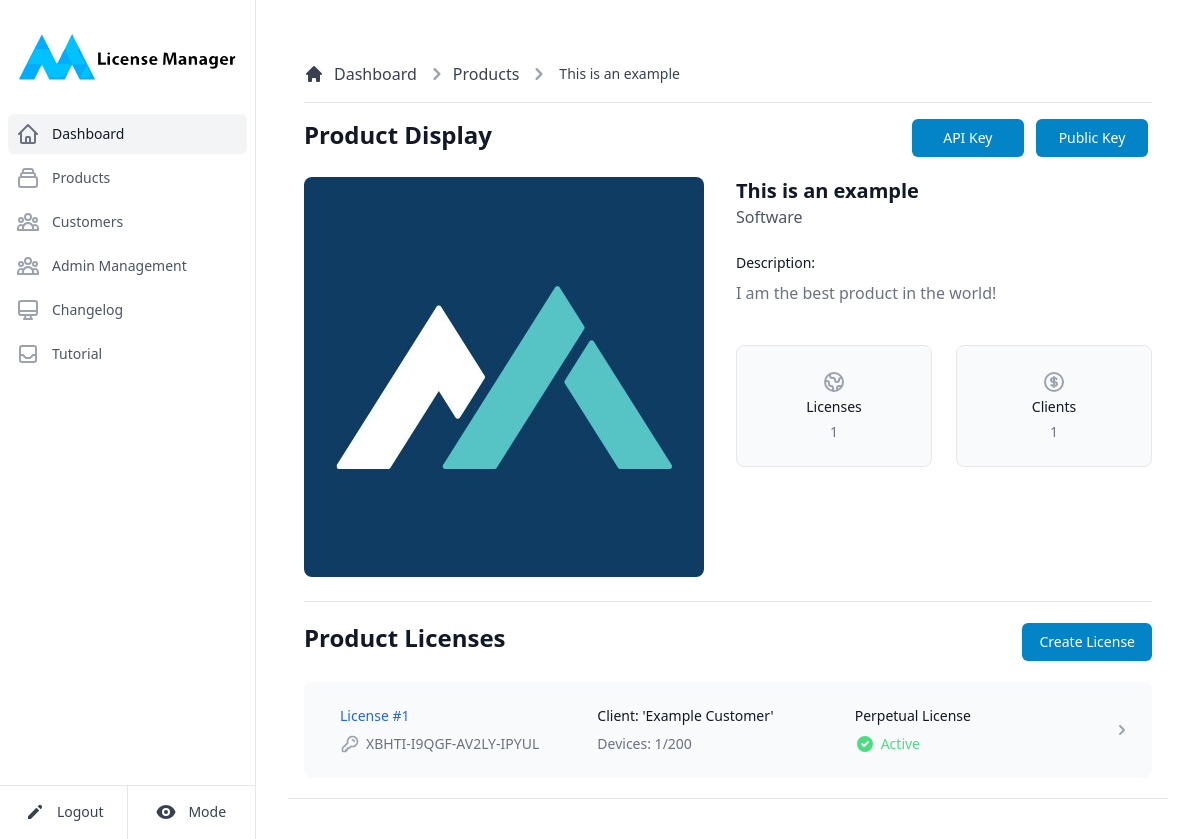
The page /products/id/1 (signed in) on the database as committed earlier.
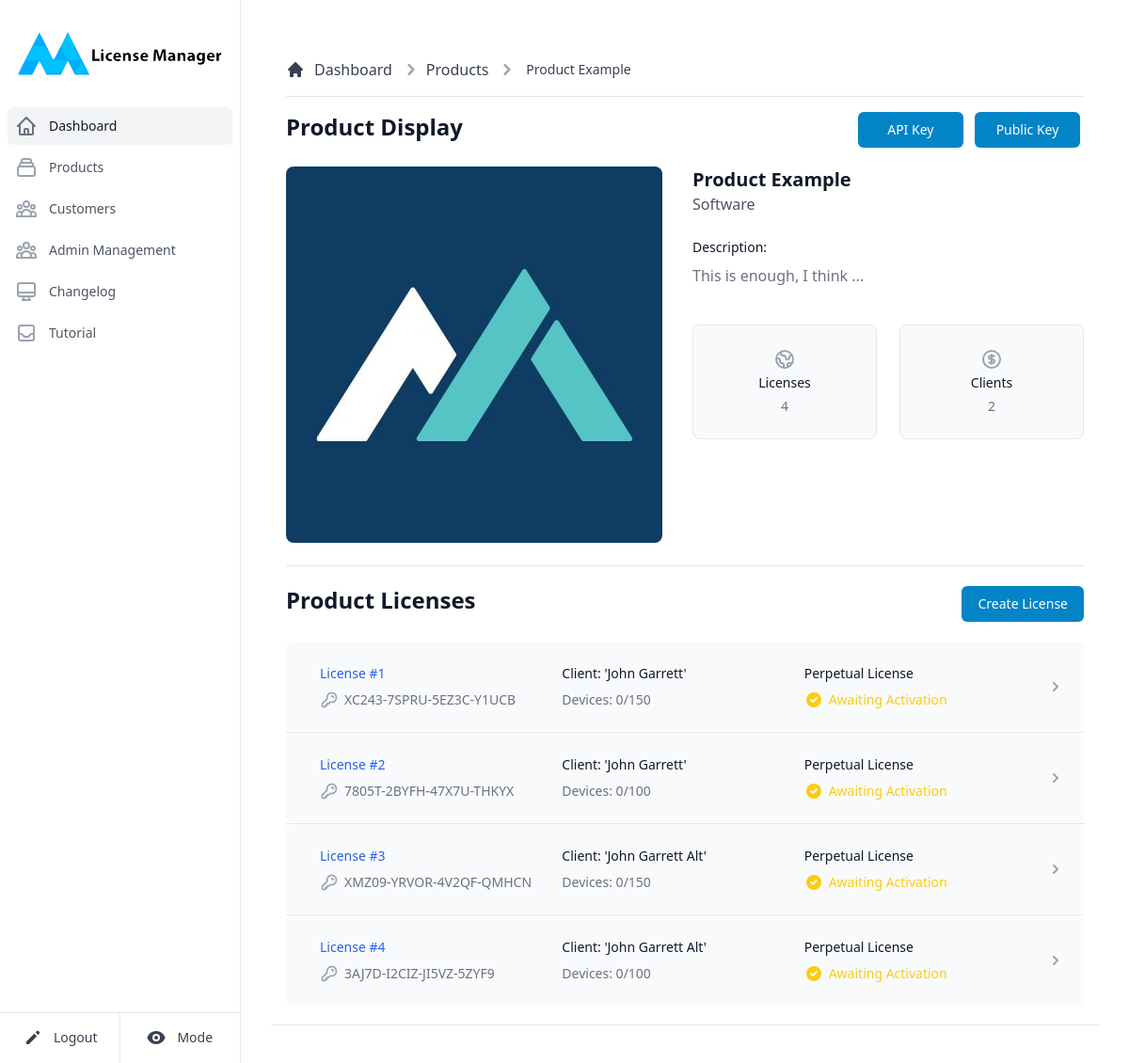
The same page on the database as committed later.
### bin/models.py (models this page shows)
class Product(db.Model):
    __tablename__ = "product"
    id = db.Column( db.Integer, primary_key=True )
    name = db.Column( db.String(100), unique=True )
    category = db.Column( db.String(100) )
    image = db.Column( db.String(150) , nullable=False )
    details = db.Column( db.String(1000) )
    privateK = db.Column(db.String(1100), unique=True)
    publicK = db.Column(db.String(1100), unique=True)
    apiK = db.Column( db.String(100), unique=True )
    keys = db.relationship('Key', cascade='all,delete', backref='product')

class Key(db.Model):
    __tablename__ = "key"
    id = db.Column(db.Integer, primary_key=True)
    productid = db.Column(db.Integer, db.ForeignKey('product.id', ondelete="cascade"), nullable=False)
    clientid = db.Column(db.Integer, db.ForeignKey('client.id', ondelete="cascade"), nullable=False)
    serialkey = db.Column( db.String(100), unique = True)
    maxdevices = db.Column( db.Integer )
    devices = db.Column( db.Integer )
    status = db.Column( db.Integer )
    expirydate = db.Column( db.Integer, nullable=False)
    registrations = db.relationship('Registration', cascade='all,delete', backref='key')
    changelogs = db.relationship('Changelog', cascade='all,delete', backref='key')

class Client(db.Model):
    __tablename__ = "client"
    id = db.Column(db.Integer, primary_key = True)
    name = db.Column( db.String(100) )
    email = db.Column( db.String(100), unique = True)
    phone = db.Column( db.String(20) )
    country = db.Column( db.String(50) )
    registrydate = db.Column( db.Integer, nullable=False)
    keys = db.relationship('Key', cascade='all,delete', backref='client')

### bin/main.py (the view)
@main.route('/products/id/<productid>')
@login_required
def productDisplay(productid):
    licenses = DBAPI.getKeys(productid)
    productContent = DBAPI.getProductByID(productid)
    customers = DBAPI.getCustomer('_ALL_')
    clientcount = DBAPI.getDistinctClients(productid)
    return render_template('product.html', licenses = licenses, clients = clientcount, product = productContent, pubKey = productContent.publicK.decode('utf-8'), customers = customers, mode = request.cookies.get('mode'))

### bin/databaseAPI.py (called while the page is built)
def getDistinctClients(productID):
    return db.session.query(Key.clientid).distinct().count()

def getProductByID(productID):
    return Product.query.filter_by(id = productID).first()

def getKeys(productID):
    if( not ( isinstance(productID, int) or productID.isnumeric() ) ):
        raise Exception("Invalid input - Denying database querying!")
    return db.engine.execute("""
    SELECT * FROM key JOIN (select id as cid, name from client) ON cid = KEY.clientid where Key.productid = """ + str(productID)
    ).fetchall()

def getCustomer(customerName):
    if(customerName == '_ALL_'):
        return Client.query.all()
    return Client.query.filter(Client.name.contains(customerName)).all()

### bin/templates/product.html (shortened to what this page needs)
{% extends "base.html" %}
{% block content %}
<main>
    <div class="p-4 bg-white block sm:flex items-center justify-between border-b border-gray-200 lg:mt-1.5 dark:bg-slate-900 dark:border-slate-700">
       <div class="mb-1 w-full">
			<div class="mb-2 pb-3">
				<nav class="flex mb-4 pb-4 border-b border-gray-200 dark:border-slate-700" aria-label="Breadcrumb">
					<ol class="inline-flex items-center space-x-1 md:space-x-2">
						<li class="inline-flex items-center">
							<a href="#" class="text-gray-700 hover:text-gray-900 inline-flex items-center dark:text-slate-300 dark:hover:text-slate-500">
								<svg class="w-5 h-5 mr-2.5" fill="currentColor" viewBox="0 0 20 20" xmlns="http://www.w3.org/2000/svg">
									<path d="M10.707 2.293a1 1 0 00-1.414 0l-7 7a1 1 0 001.414 1.414L4 10.414V17a1 1 0 001 1h2a1 1 0 001-1v-2a1 1 0 011-1h2a1 1 0 011 1v2a1 1 0 001 1h2a1 1 0 001-1v-6.586l.293.293a1 1 0 001.414-1.414l-7-7z"></path>
								</svg>
								Dashboard
							</a>
						</li>
						<li>
							<div class="flex items-center">
								<svg class="w-6 h-6 text-gray-400" fill="currentColor" viewBox="0 0 20 20" xmlns="http://www.w3.org/2000/svg">
									<path fill-rule="evenodd" d="M7.293 14.707a1 1 0 010-1.414L10.586 10 7.293 6.707a1 1 0 011.414-1.414l4 4a1 1 0 010 1.414l-4 4a1 1 0 01-1.414 0z" clip-rule="evenodd"></path>
								</svg>
								<a href="{{ url_for('main.products') }}" class="text-gray-700 hover:text-gray-900 ml-1 dark:text-slate-300 dark:hover:text-slate-500">Products</a>
							</div>
						</li>
						<li>
							<div class="flex items-center">
								<svg class="w-6 h-6 text-gray-400" fill="currentColor" viewBox="0 0 20 20" xmlns="http://www.w3.org/2000/svg">
									<path fill-rule="evenodd" d="M7.293 14.707a1 1 0 010-1.414L10.586 10 7.293 6.707a1 1 0 011.414-1.414l4 4a1 1 0 010 1.414l-4 4a1 1 0 01-1.414 0z" clip-rule="evenodd"></path>
								</svg>
								<a href="#" class="text-gray-700 hover:text-gray-900 ml-1 md:ml-2 text-sm font-medium dark:text-slate-300 dark:hover:text-slate-500">{{ product.name }}</a>
							</div>
						</li>
					</ol>
				</nav>
        <div class="flex justify-between">
          <h1 class="text-2xl font-semibold text-gray-900 dark:text-gray-100">Product Display</h1>
          <div>
            <button type="button" data-modal-toggle="copy-modal" class="copy-button w-28 mx-1 px-4 py-2 border border-transparent rounded-md shadow-sm text-sm font-medium text-white bg-sky-600 hover:bg-sky-800 focus:outline-none focus:ring-2 focus:ring-offset-2 focus:ring-indigo-500 dark:bg-sky-500 dark:hover:bg-sky-600 transition-all duration-300" content="{{ product.apiK }}">API Key</button>
            <button type="button" data-modal-toggle="copy-modal" class="copy-button w-28 mx-1 px-4 py-2 border border-transparent rounded-md shadow-sm text-sm font-medium text-white bg-sky-600 hover:bg-sky-800 focus:outline-none focus:ring-2 focus:ring-offset-2 focus:ring-indigo-500 dark:bg-sky-500 dark:hover:bg-sky-600 transition-all duration-300" content="{{ pubKey }}">Public Key</button>
          </div>
        </div>
			</div>
		<div class="bg-white border-b border-gray-200 dark:bg-slate-900 dark:border-slate-700">
			<div class="pb-6">
			  <div class="mt-1 w-full">
				<div class="flex">
					<div style="min-width: 400px; min-height: 400px; max-width: 400px; max-height: 400px">
						<img src="{{ product.image }}" class="rounded-lg" style="height: 100%;">
					</div>
					<div class="ml-8 max-h-96 w-full">
						<div>
							<h1 class="text-xl font-bold text-gray-900 dark:text-gray-300">{{ product.name }}</h1>
							<h2 class="text-m font-medium text-gray-600 dark:text-slate-400">{{ product.category }}</h2>
							<h2 class="mt-6 text-sm font-medium text-gray-900 dark:text-gray-300">Description:</h2>
							<div class="mt-2 prose prose-sm text-gray-500 max-h-32 overflow-y-auto dark:text-slate-400">
								<p>{{ product.details }}</p>
							</div>
						</div>
						<section aria-labelledby="policies-heading" class="mt-10">
						<dl class="grid grid-cols-2 gap-6">
							<div class="bg-gray-50 border border-gray-200 rounded-lg p-6 text-center dark:bg-slate-700 dark:border-slate-500">
							<dt>
								<span class="mt-4 text-sm font-medium text-gray-900 dark:text-slate-100"> Licenses </span>
							</dt>
							<dd class="mt-1 text-sm text-gray-500 dark:text-slate-400">{{licenses|length}}</dd>
							</div>
							<div class="bg-gray-50 border border-gray-200 rounded-lg p-6 text-center dark:bg-slate-700 dark:border-slate-500">
							<dt>
								<span class="mt-4 text-sm font-medium text-gray-900 dark:text-slate-100"> Clients </span>
							</dt>
							<dd class="mt-1 text-sm text-gray-500 dark:text-slate-400">{{clients}}</dd>
							</div>
						</dl>
						</section>
					</div>
				</div>
			  </div>
			</div>
		</div>
    {% if customers|length > 0 %}
      <div class="flex justify-between items-center">
        <h1 class="mt-5 mb-2 font-semibold text-gray-900 text-2xl dark:text-gray-100">Product Licenses</h1>
        <button type="button" class="w-fit px-4 py-2 mt-5 border border-transparent rounded-md shadow-sm text-sm font-medium text-white bg-sky-600 hover:bg-sky-800 focus:outline-none focus:ring-2 focus:ring-offset-2 focus:ring-indigo-500 dark:bg-sky-500 dark:hover:bg-sky-600 transition-all duration-300" data-modal-toggle="creation-modal">Create License</button>
      </div>
      {% if licenses|length > 0 %}
        <ul role="list" class="mt-5 divide-y divide-gray-200">
          {% for license in licenses %}
            <li>
              <a href="{{ url_for('main.licenseDisplay', licenseid = license.id) }}" class="group block bg-gray-50 pr-5 pl-5 rounded-lg dark:bg-slate-700 dark:hover:bg-slate-600 transition-all duration-300">
                <div class="flex items-center py-5 px-4 sm:py-6 sm:px-0">
                  <div class="min-w-0 flex-1 flex items-center">
                    <div class="min-w-0 flex-1 px-4 md:grid md:grid-cols-3 md:gap-4">
                      <div>
                        <p class="text-sm font-medium text-blue-600 truncate dark:text-sky-500">License #{{license.id}}</p>
                        <p class="mt-2 flex items-center text-sm text-gray-500 dark:text-gray-300">
                            <span class="truncate">{{license.serialkey}}</span>
                        </p>
                      </div>
                      <div class="hidden md:block">
                        <div>
                          <p class="text-sm text-gray-900 dark:text-gray-400">
                              Client: '{{license.name}}'
                          </p>
                          <p class="mt-2 flex items-center text-sm text-gray-500 dark:text-gray-300">
                              Devices: {{license.devices}}/{{license.maxdevices}}
                          </p>
                        </div>
                      </div>
                      <div class="hidden md:block">
                        <div>
                          <p class="text-sm text-gray-900 dark:text-gray-300">
                          </p>
                          {% if license.status == 0 %}
                            <p class="mt-2 flex items-center text-sm text-yellow-400">
                              Awaiting Activation
                            </p>
                          {% elif license.status == 1 %}
                            <p class="mt-2 flex items-center text-sm text-green-400">
                              Active
                            </p>
                          {% endif %}
                        </div>
                      </div>
                    </div>
                  </div>
                  <div>
                  </div>
                </div>
              </a>
            </li>
          {% endfor %}
        </ul>
      {% endif %}
    {% endif %}
    </div>
  </div>
 </main>
{% endblock %}

### bin/templates/base.html (shortened to what this page needs)
<!doctype html>
{% if mode is defined and mode == 'NIGHT' %}
<html lang="en" class="h-full dark">
{% else %}
<html lang="en" class="h-full">
{% endif %}
	<head>
		<link href="{{ url_for('static', filename='style.css') }}" rel="stylesheet">
		<script src="{{ url_for('static', filename='tailwind.js') }}"></script>
        <link rel="stylesheet" href="{{ url_for('static', filename='flowbite.min.css') }}" />
	</head>
	<body class="h-full dark:bg-slate-900">
		<div>
			<div class="hidden md:flex md:w-64 md:flex-col md:fixed md:inset-y-0">
			  <div class="flex-1 flex flex-col min-h-0 border-r border-gray-200 bg-white dark:bg-slate-900 dark:border-slate-700">
				<div class="flex-1 flex flex-col pt-5 pb-4 overflow-y-auto">
				  	<div class="flex items-center flex-shrink-0 px-4">
						<img class="w-full" src="{{ url_for('static', filename='logoComplete.svg') }}" alt="Workflow">
				  	</div>
				  <nav class="mt-5 flex-1 px-2 bg-white space-y-1 dark:bg-slate-900">
					<a href="{{ url_for('main.cpanel') }}" class="bg-gray-100 text-gray-900 group flex items-center px-2 py-2 text-sm font-medium rounded-md dark:text-white dark:bg-gray-700">
						Dashboard
					</a>
					<a href="{{ url_for('main.products') }}" class="text-gray-600 hover:bg-gray-50 hover:text-gray-900 group flex items-center px-2 py-2 text-sm font-medium rounded-md dark:text-white dark:hover:bg-gray-700">
						Products
					</a>
					<a href="{{ url_for('main.customers') }}" class="text-gray-600 hover:bg-gray-50 hover:text-gray-900 group flex items-center px-2 py-2 text-sm font-medium rounded-md dark:text-white dark:hover:bg-gray-700">
						Customers
					</a>
					{% if current_user.owner %}
					<a href="{{ url_for('main.adminsDisplay') }}" class="text-gray-600 hover:bg-gray-50 hover:text-gray-900 group flex items-center px-2 py-2 text-sm font-medium rounded-md dark:text-white dark:hover:bg-gray-700">
						Admin Management
					</a>
					{% endif %}
					<a href="{{ url_for('main.changelog') }}" class="text-gray-600 hover:bg-gray-50 hover:text-gray-900 group flex items-center px-2 py-2 text-sm font-medium rounded-md dark:text-white dark:hover:bg-gray-700">
						Changelog
					</a>
					<a href="{{ url_for('main.tutorial') }}" class="text-gray-600 hover:bg-gray-50 hover:text-gray-900 group flex items-center px-2 py-2 text-sm font-medium rounded-md dark:text-white dark:hover:bg-gray-700">
						Tutorial
					</a>
				  </nav>
				</div>
				<div class="border-t dark:border-slate-700">
					<div class="-mt-px flex divide-x divide-gray-200 dark:divide-slate-800">
					   <div class="w-0 flex-1 flex">
							<a href="{{ url_for('auth.logout') }}" class="relative -mr-px w-0 flex-1 inline-flex items-center justify-center py-4 text-sm text-gray-700 font-medium border border-transparent rounded-bl-lg hover:text-gray-500 dark:text-slate-400 dark:hover:text-slate-100">
								<svg xmlns="http://www.w3.org/2000/svg" class="h-5 w-5" viewBox="0 0 20 20" fill="currentColor">
									<path d="M13.586 3.586a2 2 0 112.828 2.828l-.793.793-2.828-2.828.793-.793zM11.379 5.793L3 14.172V17h2.828l8.38-8.379-2.83-2.828z"></path>
								</svg>
								<span class="ml-3">Logout</span>
							</a>
					   </div>
					   <div class="-ml-px w-0 flex-1 flex">
					   <button id="themeApplier" class="relative w-0 flex-1 inline-flex items-center justify-center py-4 text-sm text-gray-700 font-medium border border-transparent rounded-br-lg hover:text-gray-500 dark:text-slate-400 dark:hover:text-slate-100">
						  <span class="ml-3">Mode</span>
						</button>
					   </div>
					</div>
				</div>
			  </div>
			</div>
			<div class="md:pl-64 flex flex-col flex-1 dark:bg-slate-900">
                <main class="flex-1">
                    <div class="py-6">
                        <div class="mx-auto px-4 sm:px-6 md:px-8">
                            <div class="py-4">
                                <div class="mx-auto w-full h-96 h-fit">
                                    {% block content %}{% endblock %}
                                </div>
                            </div>
                        </div>
                    </div>
                </main>
            </div>
        </div>
    </body>
</html>

Rows that differ between the two databases and show on the page:
changed Product "Software": name "This is an example" → "Product Example"; details "I am the best product in the world!" → "This is enough, I think ..."
changed Key id 1: serialkey "XBHTI-I9QGF-AV2LY-IPYUL" → "XC243-7SPRU-5EZ3C-Y1UCB"; name "Example Customer" → "John Garrett"; devices "1" → "0"; maxdevices "200" → "150"; status "Active" → "Awaiting Activation"
added Key: id "2", serialkey "7805T-2BYFH-47X7U-THKYX", name "John Garrett", devices "0", maxdevices "100", status 0 (drawn)
added Key: id "3", serialkey "XMZ09-YRVOR-4V2QF-QMHCN", name "John Garrett Alt", devices "0", maxdevices "150", status 0 (drawn)
added Key: id "4", serialkey "3AJ7D-I2CIZ-JI5VZ-5ZYF9", name "John Garrett Alt", devices "0", maxdevices "100", status 0 (drawn)
Other text that changed with them:
{{ licenses|length }}: "1" → "4"
{{ clients }}: "1" → "2"
